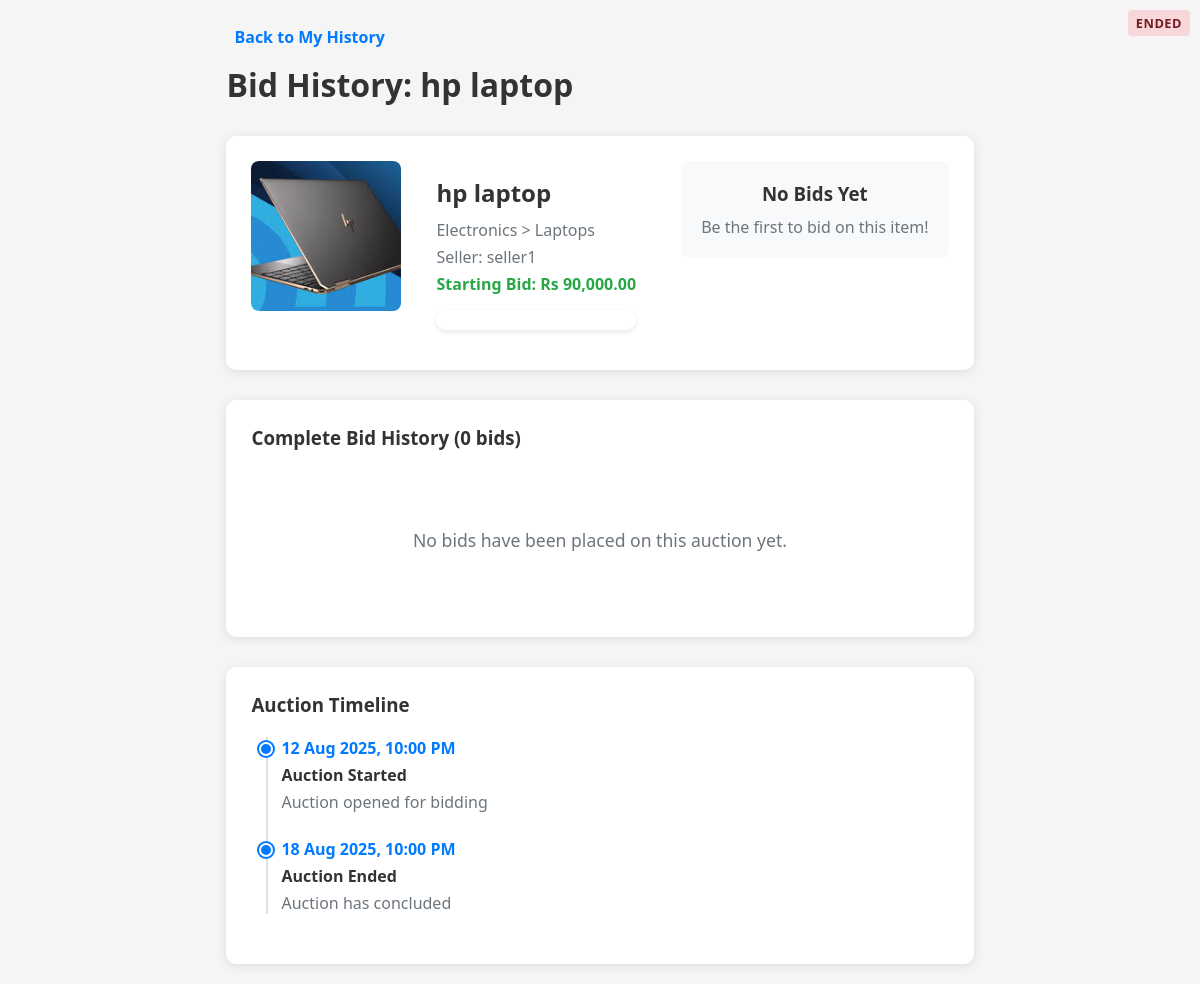
The page /bidder/auction-history/10 (signed in) on the database as committed earlier.
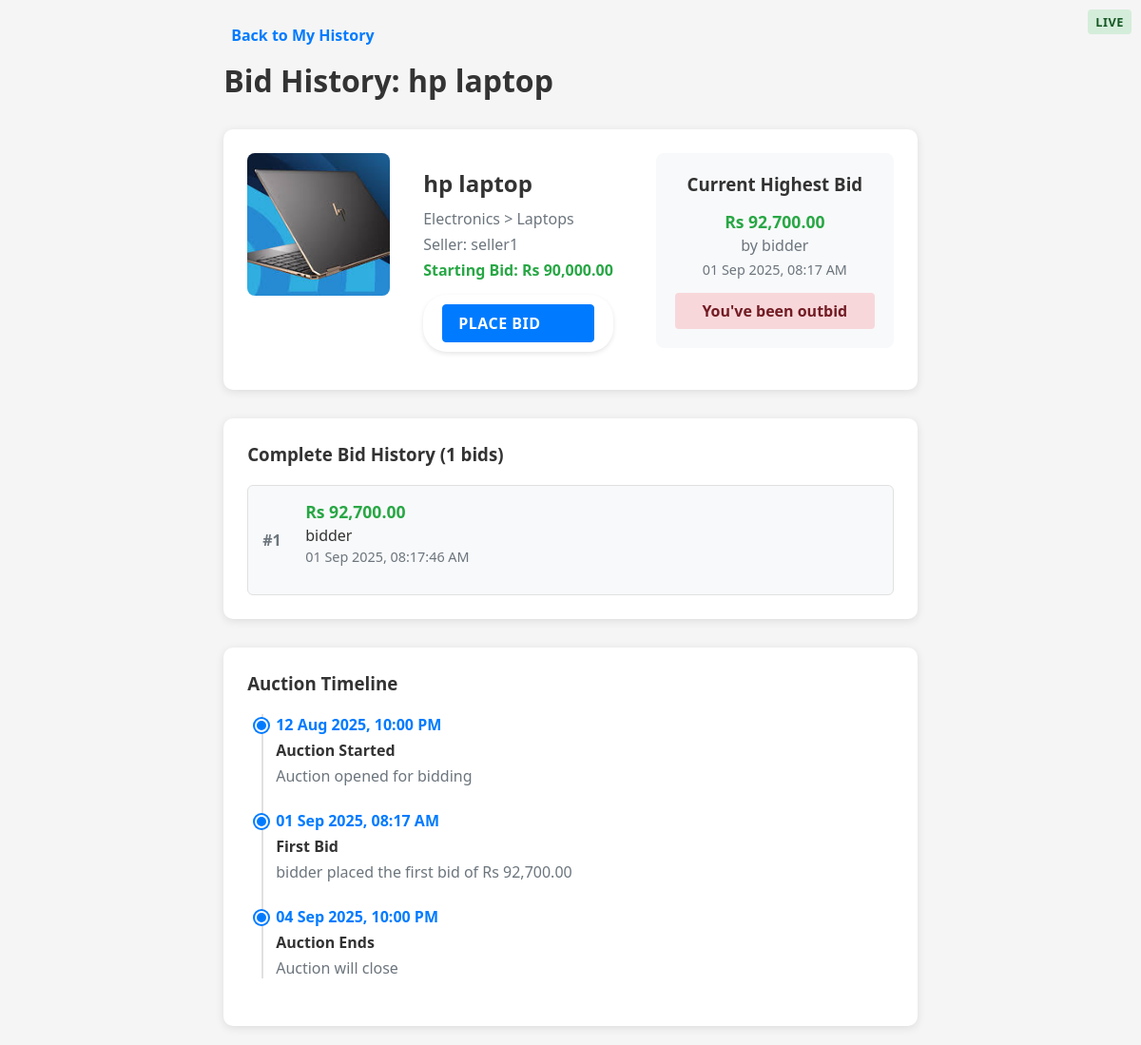
The same page on the database as committed later.
### app/models.py (models this page shows, shortened)
class Auction(db.Model):
    __tablename__ = 'auctions'
    id = db.Column(db.Integer, primary_key=True)
    product_id = db.Column(db.Integer, db.ForeignKey('products.id'), nullable=False)
    start_date = db.Column(db.DateTime, nullable=False)
    end_date = db.Column(db.DateTime, nullable=False)
    type = db.Column(db.String(20), nullable=False, default='auction')  # auction, buy_now, etc.
    created_at = db.Column(db.DateTime, default=datetime.utcnow)
    bids = db.relationship('Bid', backref='auction', lazy=True)
    result = db.relationship('AuctionResult', backref='auction', uselist=False, lazy=True)
    @property
    def status(self):
        now = datetime.now()  # Use local time instead of UTC
        if now < self.start_date:
            return 'upcoming'
        elif now >= self.start_date and now < self.end_date:
            return 'live'
        else:
            return 'ended'

class Bid(db.Model):
    __tablename__ = 'bids'
    id = db.Column(db.Integer, primary_key=True)
    auction_id = db.Column(db.Integer, db.ForeignKey('auctions.id'), nullable=False)
    bidder_id = db.Column(db.Integer, db.ForeignKey('users.id'), nullable=False)
    bid_amount = db.Column(db.Float, nullable=False)
    bid_time = db.Column(db.DateTime, default=datetime.now)

class User(db.Model):
    __tablename__ = 'users'
    id = db.Column(db.Integer, primary_key=True)
    username = db.Column(db.String(80), unique=True, nullable=False)
    email = db.Column(db.String(120), unique=True, nullable=False)
    password_hash = db.Column(db.String(256), nullable=False)
    role = db.Column(db.String(20), nullable=False)  # 'bidder' or 'seller'
    status = db.Column(db.String(20), nullable=False, default='pending')  # 'pending', 'accepted', 'rejected'
    created_at = db.Column(db.DateTime, default=datetime.now)
    products = db.relationship('Product', backref='seller', lazy=True)
    bids = db.relationship('Bid', backref='bidder', lazy=True)
    won_auctions = db.relationship('AuctionResult', backref='winner', lazy=True)
    search_history = db.relationship('SearchHistory', backref='user', lazy=True)

### app/main.py (the view)
@main.route('/bidder/auction-history/<int:auction_id>')
@login_required
def auction_bid_history(auction_id):
    user_id = session.get('user_id')
    auction = Auction.query.get_or_404(auction_id)
    user_bids = Bid.query.filter_by(
        auction_id=auction_id,
        bidder_id=user_id
    ).order_by(Bid.bid_time.desc()).all()
    all_bids = Bid.query.filter_by(auction_id=auction_id).order_by(Bid.bid_time.desc()).all()
    current_highest_bid = Bid.query.filter_by(auction_id=auction_id).order_by(Bid.bid_amount.desc()).first()
    is_winning = current_highest_bid and current_highest_bid.bidder_id == user_id
    return render_template('auction_bid_history.html',
                         auction=auction,
                         product=auction.product,
                         user_bids=user_bids,
                         all_bids=all_bids,
                         current_highest_bid=current_highest_bid,
                         is_winning=is_winning,
                         format_indian_currency=format_indian_currency)

### app/utils.py (called while the page is built)
def format_indian_currency(amount):
    if amount is None:
        return "Rs 0.00"
    amount_str = f"{amount:.2f}"
    parts = amount_str.split('.')
    integer_part = parts[0]
    decimal_part = parts[1]
    if len(integer_part) <= 3:
        formatted_integer = integer_part
    else:
        last_three = integer_part[-3:]
        remaining = integer_part[:-3]
        formatted_remaining = ""
        for i in range(len(remaining)):
            if i > 0 and i % 2 == 0:
                formatted_remaining = "," + formatted_remaining
            formatted_remaining = remaining[-(i+1)] + formatted_remaining
        formatted_integer = formatted_remaining + "," + last_three
    return f"Rs {formatted_integer}.{decimal_part}"

def login_required(f):
    @wraps(f)
    def decorated_function(*args, **kwargs):
        if 'user_id' not in session:
            return redirect(url_for('main.home'))
        return f(*args, **kwargs)
    return decorated_function

### app/templates/auction_bid_history.html (shortened to what the changed rows need)
{% extends "base.html" %}
{% block content %}
<div class="container">
    <div class="page-header">
        <h1 class="page-title">Bid History: {{ product.name }}</h1>
    </div>
    <div class="auction-summary">
        <div class="product-info">
            <div class="product-details">
                <h2>{{ product.name }}</h2>
                <div class="auction-status">
                    <span class="status-badge status-{{ auction.status }}">{{ auction.status|title }}</span>
                    {% if auction.status == 'live' %}
                    <a href="{{ url_for('main.view_auction', auction_id=auction.id) }}" class="btn btn-primary">Place Bid</a>
                    {% endif %}
                </div>
            </div>
        </div>
        <div class="current-status">
            {% if current_highest_bid %}
            <div class="highest-bid">
                <h3>Current Highest Bid</h3>
                <div class="bid-amount">{{ format_indian_currency(current_highest_bid.bid_amount) }}</div>
                <div class="bidder">by {{ current_highest_bid.bidder.username }}</div>
                <div class="bid-time">{{ current_highest_bid.bid_time.strftime('%d %b %Y, %I:%M %p') }}</div>
                {% if is_winning %}
                <div class="winning-indicator">🏆 You're currently winning!</div>
                {% else %}
                <div class="outbid-indicator">You've been outbid</div>
                {% endif %}
            </div>
            {% else %}
            <div class="no-bids">
                <h3>No Bids Yet</h3>
                <p>Be the first to bid on this item!</p>
            </div>
            {% endif %}
        </div>
    </div>
    <div class="bid-history-section">
        <h3>Complete Bid History ({{ all_bids|length }} bids)</h3>
        {% if all_bids %}
        <div class="bid-timeline">
            {% for bid in all_bids %}
            <div class="bid-entry {% if bid.bidder_id == session.user_id %}user-bid{% endif %}">
                <div class="bid-rank">#{{ loop.index }}</div>
                <div class="bid-info">
                    <div class="bid-amount">{{ format_indian_currency(bid.bid_amount) }}</div>
                    <div class="bidder-name">
                        {% if bid.bidder_id == session.user_id %}
                        <strong>You</strong>
                        {% else %}
                        {{ bid.bidder.username }}
                        {% endif %}
                    </div>
                    <div class="bid-time">{{ bid.bid_time.strftime('%d %b %Y, %I:%M:%S %p') }}</div>
                </div>
            </div>
            {% endfor %}
        </div>
        {% else %}
        <div class="empty-state">
            <p>No bids have been placed on this auction yet.</p>
        </div>
        {% endif %}
    </div>
    <div class="auction-timeline">
        <div class="timeline">
            <div class="timeline-item">
                <div class="timeline-date">{{ auction.start_date.strftime('%d %b %Y, %I:%M %p') }}</div>
                <div class="timeline-content">
                    <h4>Auction Started</h4>
                    <p>Auction opened for bidding</p>
                </div>
            </div>
            {% if all_bids %}
            <div class="timeline-item">
                <div class="timeline-date">{{ all_bids[-1].bid_time.strftime('%d %b %Y, %I:%M %p') }}</div>
                <div class="timeline-content">
                    <h4>First Bid</h4>
                    <p>{{ all_bids[-1].bidder.username }} placed the first bid of {{ format_indian_currency(all_bids[-1].bid_amount) }}</p>
                </div>
            </div>
            {% endif %}
            <div class="timeline-item">
                <div class="timeline-date">{{ auction.end_date.strftime('%d %b %Y, %I:%M %p') }}</div>
                <div class="timeline-content">
                    <h4>Auction {% if auction.status == 'ended' %}Ended{% else %}Ends{% endif %}</h4>
                    <p>{% if auction.status == 'ended' %}Auction has concluded{% else %}Auction will close{% endif %}</p>
                </div>
            </div>
        </div>
    </div>
</div>
{% endblock %}

Rows that differ between the two databases and show on the page:
changed Auction: status "ENDED" → "LIVE"; end_date "18 Aug 2025, 10:00 PM" → "04 Sep 2025, 10:00 PM"
added Bid: bid_amount "Rs 92,700.00", bid_time "01 Sep 2025, 08:17 AM", bidder.username "bidder", bid_time "01 Sep 2025, 08:17:46 AM"
now on this page (row unchanged): User: bidder.username "bidder", username "bidder"
Other text that changed with them:
{{ all_bids|length }}: "0" → "1"
text no longer shown: "No Bids Yet Be the first to bid on this item! No bids have been placed on this auction yet. Ended Auction has concluded"
text now shown: "PLACE BID Current Highest Bid by You've been outbid First Bid placed the first bid of Ends Auction will close"
